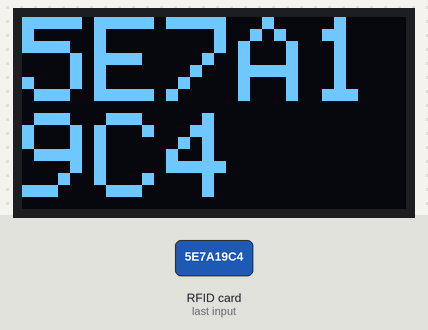
Simulated run of this sketch. Board: Arduino Mega 2560, built with avr-gcc and run on an emulated ATmega2560. Parts: 128×64 one-colour display. Inputs (shaded band) come from the test bench. The local clock reads 2024-03-15 10:24:30 at power-on unless the sketch sets it; storage starts empty; what the sketch prints to the serial monitor is not drawn.

1.4 s: RFID card 5E 7A 19 C4 held to the reader
Above: at 2.6 s.
Timing chart, 0 to 4.4 s (numbered marks = the images above; inputs shaded):
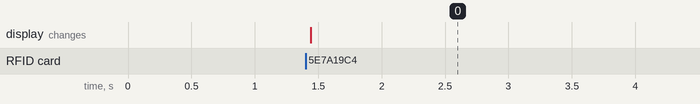

Measured:
- after the input at 1.4 s, the display: changes at once (image 0)

The sketch:

CMA_cardInit_DBImplement.ino
```cpp
#include <SPI.h>
#include <MFRC522.h>
#include <SD.h>
#include <Wire.h>
#include <Adafruit_GFX.h>
#include <Adafruit_SSD1306.h>
#include "RTClib.h"
#include <EDB.h>


#define RST_PIN_rc522         48           // Configurable, see typical pin layout
#define SS_PIN_rc522          53         // Configurable, see typical pin layout

MFRC522 mfrc522(SS_PIN_rc522, RST_PIN_rc522);   // Create MFRC522 instance.
MFRC522::MIFARE_Key key;
byte readCard[4];
int readSuccessful;

/*
 *Display Segment
 */
#define OLED_ADDR 0x3C
#define SCREEN_WIDTH 128 // OLED display width, in pixels
#define SCREEN_HEIGHT 64 // OLED display height, in pixels
#define OLED_RESET    -1 // Reset pin # (or -1 if sharing Arduino reset pin)
Adafruit_SSD1306 display(SCREEN_WIDTH, SCREEN_HEIGHT, &Wire, OLED_RESET);


/*
 * RTC Segment
 */
#define RTC_ADDR 0x68
DateTime now;
RTC_DS3231 rtc;


/*
 * SD Card Segment
 */
#define RST_PIN_SD            1
#define SS_PIN_SD             41
File myFile;
File xFile;

/*
 * Arduino Database
 */
#define TABLE_SIZE 10000
#define RECORDS_TO_CREATE 100
char* db_cards = "/db_cards.db";
char* db_usage = "/db_usagelog.db";

File dbFile;

// The read and write handlers for using the SD Library
inline void writer (unsigned long address, const byte* data, unsigned int recsize) {
    //digitalWrite(13, HIGH);
    dbFile.seek(address);
    dbFile.write(data,recsize);
    dbFile.flush();
    //digitalWrite(13, LOW);
}

inline void reader (unsigned long address, byte* data, unsigned int recsize) {
    //digitalWrite(13, HIGH);
    dbFile.seek(address);
    dbFile.read(data,recsize);
    //digitalWrite(13, LOW);
}

// Create an EDB object with the appropriate write and read handlers
EDB db(&writer, &reader);

struct UserData {
    int id;
    unsigned long uid;
}
userData;

//Function Declarations
unsigned long getID();  //Get ID of RFID card
int check_dbfiles();  //Check for database file (User data)
String get_datestring(); //Get the date as a string
String get_timestring(); //Get the time as a string
String get_dayofweekstr();  //Get the day of the week as a string
int search_id(unsigned long uidd);
void recordLimit(); //Display record limit size
void createRecord(int id, unsigned long uid); //Create UID Entry in databse (User Data)
void printAllRecords(); //Print All records
void printError(EDB_Status err); //Utility Function

int x=0;
void setup() {
    //Serial communications with PC
    Serial.begin(9600); // Initialize serial communications with the PC
    while (!Serial);    // Do nothing if no serial port is opened (added for Arduinos based on ATMEGA32U4)

    SPI.begin();        // Init SPI bus

    //MFRC522 Card Initialization
    mfrc522.PCD_Init(); // Init MFRC522 card

    // Prepare the key (used both as key A and as key B)
    // using FFFFFFFFFFFFh which is the default at chip delivery from the factory
    for (byte i = 0; i < 6; i++) {
        key.keyByte[i] = 0xFF;
    }

    //SD Card Initialization
    if (!SD.begin(SS_PIN_SD)) {
    Serial.println("initialization failed!");
    while (1);
    }
    Serial.println("initialization DONE");

    //OLED Display Initialization
    // SSD1306_SWITCHCAPVCC = generate display voltage from 3.3V internally
    if(!display.begin(SSD1306_SWITCHCAPVCC, OLED_ADDR)) {
      Serial.println(F("SSD1306 allocation failed"));
      for(;;); // Don't proceed, loop forever
    }
    display.clearDisplay();

    //RTC Initialize
    if (! rtc.begin()){
      Serial.println("Couldn't find RTC Module");
      while (1);
  }

  //Database Initialize
  check_dbfiles(); //Check for database files
  recordLimit();
}


void loop() {


  if(mfrc522.PICC_IsNewCardPresent()) {
  unsigned long uid = getID();
  if(uid != -1){

    Serial.print("Card detected, UID: ");
    Serial.println(uid,HEX);
    Serial.println(get_datestring());
    display.clearDisplay();
    display.setTextSize(4);             // Normal 1:1 pixel scale
    display.setTextColor(WHITE);        // Draw white text
    display.setCursor(0,0);
    display.println(uid,HEX);
    display.display();

    createRecord(x,uid);
    printAllRecords();
    x+=1;

    myFile = SD.open("test1.txt", FILE_WRITE);
    myFile.println(uid,HEX);
    myFile.close();
    myFile = SD.open("test1.txt");
    if (myFile) {
    Serial.println("test1.txt:");

    // read from the file until there's nothing else in it:
    while (myFile.available()) {

      Serial.write(myFile.read());

    }
    // close the file:
    myFile.close();
  } else {
    // if the file didn't open, print an error:
    Serial.println("error opening test1.txt");
  }
    }
  }


}


unsigned long getID(){
  if ( ! mfrc522.PICC_ReadCardSerial()) {
    return -1;
  }
  unsigned long hex_num=0;
  hex_num += (unsigned long)mfrc522.uid.uidByte[0] << 24;
  //Serial.println(mfrc522.uid.uidByte[0],HEX);
  hex_num += (unsigned long)mfrc522.uid.uidByte[1] << 16;
  //Serial.println(mfrc522.uid.uidByte[1],HEX);
  hex_num += (unsigned long)mfrc522.uid.uidByte[2] <<  8;
  //Serial.println(mfrc522.uid.uidByte[2],HEX);
  hex_num += (unsigned long)mfrc522.uid.uidByte[3];
  //Serial.println(mfrc522.uid.uidByte[3],HEX);
  mfrc522.PICC_HaltA(); // Stop reading
  return hex_num;
}

int check_dbfiles(){
  if (SD.exists(db_cards)) {

        dbFile = SD.open(db_cards, FILE_WRITE);

        // Sometimes it wont open at first attempt, espessialy after cold start
        // Let's try one more time
        if (!dbFile) {
            dbFile = SD.open(db_cards, FILE_WRITE);
        }

        if (dbFile) {
            Serial.print("Openning current table... ");
            EDB_Status result = db.open(0);
            if (result == EDB_OK) {
                Serial.println("DONE");
            } else {
                Serial.println("ERROR");
                Serial.println("Did not find database in the file " + String(db_cards));
                Serial.print("Creating new table... ");
                db.create(1, TABLE_SIZE, (unsigned int)sizeof(userData));
                Serial.println("DONE");
                return;
            }
        } else {
            Serial.println("Could not open file " + String(db_cards));
            return;
        }
    }
}

int search_id(unsigned long uidd){ //incomplete
  xFile = SD.open("test1.txt");
  int index=0;
  if (xFile) {
    // read from the file until there's nothing else in it:
    while (xFile.available()) {
      Serial.write(xFile.read());
    }
  }
    // close the file:
    xFile.close();
    return -1;
}

String get_datestring(){
  DateTime now = rtc.now();
  String date = String(now.day())+'/'+String(now.month())+'/'+String(now.year());
  return date;
}

void createRecord(int id, unsigned long uid)
{
    Serial.print("Creating Record... ");
    {
        userData.id = id;
        userData.uid = uid;
        Serial.print("UID to rec ");
        Serial.print(userData.uid,HEX);
        Serial.print(" ID: ");
        Serial.print(userData.id);
        EDB_Status result = db.appendRec(EDB_REC userData);
        if (result != EDB_OK) printError(result);
    }
    Serial.println("...DONE");
}

void printAllRecords(){
    for (int recno = 1; recno <= db.count(); recno++)
    {
        EDB_Status result = db.readRec(recno, EDB_REC userData);
        if (result == EDB_OK)
        {
            Serial.print("Recno: ");
            Serial.print(recno);
            Serial.print(" ID: ");
            Serial.print(userData.id);
            Serial.print(" RFID: ");
            Serial.println(userData.uid,HEX);
        }
        else printError(result);
    }
}

//utility function
void recordLimit()
{
    Serial.print("Record Limit: ");
    Serial.println(db.limit());
}

void printError(EDB_Status err){
    Serial.print("ERROR: ");
    switch (err)
    {
        case EDB_OUT_OF_RANGE:
            Serial.println("Recno out of range");
            break;
        case EDB_TABLE_FULL:
            Serial.println("Table full");
            break;
        case EDB_OK:
        default:
            Serial.println("OK");
            break;
    }
}
```
